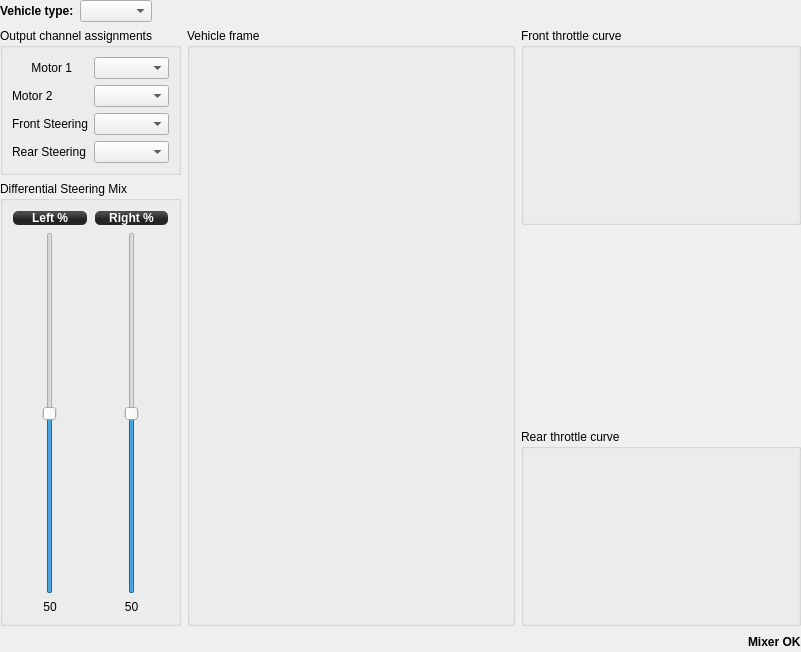
<?xml version="1.0" encoding="UTF-8"?>
<ui version="4.0">
 <class>GroundConfigWidget</class>
 <widget class="QWidget" name="GroundConfigWidget">
  <property name="geometry">
   <rect>
    <x>0</x>
    <y>0</y>
    <width>801</width>
    <height>652</height>
   </rect>
  </property>
  <property name="windowTitle">
   <string>Form</string>
  </property>
  <layout class="QVBoxLayout" name="verticalLayout_10">
   <property name="leftMargin">
    <number>0</number>
   </property>
   <property name="topMargin">
    <number>0</number>
   </property>
   <property name="rightMargin">
    <number>0</number>
   </property>
   <property name="bottomMargin">
    <number>0</number>
   </property>
   <item>
    <layout class="QHBoxLayout" name="horizontalLayout_2">
     <property name="leftMargin">
      <number>0</number>
     </property>
     <property name="topMargin">
      <number>0</number>
     </property>
     <item>
      <widget class="QLabel" name="label_51">
       <property name="sizePolicy">
        <sizepolicy hsizetype="Minimum" vsizetype="Preferred">
         <horstretch>0</horstretch>
         <verstretch>0</verstretch>
        </sizepolicy>
       </property>
       <property name="font">
        <font>
         <weight>75</weight>
         <bold>true</bold>
        </font>
       </property>
       <property name="text">
        <string>Vehicle type:</string>
       </property>
      </widget>
     </item>
     <item>
      <widget class="QComboBox" name="groundVehicleType"/>
     </item>
     <item>
      <spacer name="horizontalSpacer_31">
       <property name="orientation">
        <enum>Qt::Horizontal</enum>
       </property>
       <property name="sizeHint" stdset="0">
        <size>
         <width>40</width>
         <height>20</height>
        </size>
       </property>
      </spacer>
     </item>
    </layout>
   </item>
   <item>
    <layout class="QHBoxLayout" name="horizontalLayout_3">
     <property name="topMargin">
      <number>0</number>
     </property>
     <item>
      <layout class="QVBoxLayout" name="verticalLayout_2">
       <property name="leftMargin">
        <number>0</number>
       </property>
       <item>
        <widget class="QGroupBox" name="groupBox_7">
         <property name="sizePolicy">
          <sizepolicy hsizetype="Minimum" vsizetype="Preferred">
           <horstretch>0</horstretch>
           <verstretch>0</verstretch>
          </sizepolicy>
         </property>
         <property name="minimumSize">
          <size>
           <width>0</width>
           <height>0</height>
          </size>
         </property>
         <property name="maximumSize">
          <size>
           <width>16777215</width>
           <height>16777215</height>
          </size>
         </property>
         <property name="title">
          <string>Output channel assignments</string>
         </property>
         <layout class="QFormLayout" name="formLayout_5">
          <property name="fieldGrowthPolicy">
           <enum>QFormLayout::AllNonFixedFieldsGrow</enum>
          </property>
          <item row="2" column="0">
           <widget class="QLabel" name="gvMotor1Label">
            <property name="minimumSize">
             <size>
              <width>60</width>
              <height>0</height>
             </size>
            </property>
            <property name="text">
             <string>Motor 1</string>
            </property>
            <property name="alignment">
             <set>Qt::AlignRight|Qt::AlignTrailing|Qt::AlignVCenter</set>
            </property>
           </widget>
          </item>
          <item row="2" column="1">
           <widget class="QComboBox" name="gvMotor1ChannelBox">
            <property name="toolTip">
             <string>Select output channel for the first motor</string>
            </property>
           </widget>
          </item>
          <item row="3" column="0">
           <widget class="QLabel" name="gvMotor2Label">
            <property name="enabled">
             <bool>true</bool>
            </property>
            <property name="minimumSize">
             <size>
              <width>60</width>
              <height>0</height>
             </size>
            </property>
            <property name="text">
             <string>Motor 2</string>
            </property>
           </widget>
          </item>
          <item row="3" column="1">
           <widget class="QComboBox" name="gvMotor2ChannelBox">
            <property name="enabled">
             <bool>true</bool>
            </property>
            <property name="toolTip">
             <string>Select output channel for a second motor</string>
            </property>
           </widget>
          </item>
          <item row="4" column="0">
           <widget class="QLabel" name="gvSteering1Label">
            <property name="minimumSize">
             <size>
              <width>60</width>
              <height>0</height>
             </size>
            </property>
            <property name="text">
             <string>Front Steering</string>
            </property>
           </widget>
          </item>
          <item row="4" column="1">
           <widget class="QComboBox" name="gvSteering1ChannelBox">
            <property name="toolTip">
             <string>Select output channel for the first steering actuator</string>
            </property>
           </widget>
          </item>
          <item row="5" column="0">
           <widget class="QLabel" name="gvSteering2Label">
            <property name="minimumSize">
             <size>
              <width>60</width>
              <height>0</height>
             </size>
            </property>
            <property name="text">
             <string>Rear Steering</string>
            </property>
           </widget>
          </item>
          <item row="5" column="1">
           <widget class="QComboBox" name="gvSteering2ChannelBox">
            <property name="toolTip">
             <string>Select output channel for a second steering actuator</string>
            </property>
           </widget>
          </item>
         </layout>
        </widget>
       </item>
       <item>
        <widget class="QGroupBox" name="differentialSteeringMixBox">
         <property name="enabled">
          <bool>true</bool>
         </property>
         <property name="sizePolicy">
          <sizepolicy hsizetype="Minimum" vsizetype="Preferred">
           <horstretch>0</horstretch>
           <verstretch>0</verstretch>
          </sizepolicy>
         </property>
         <property name="title">
          <string>Differential Steering Mix</string>
         </property>
         <layout class="QVBoxLayout" name="verticalLayout_33">
          <item>
           <layout class="QHBoxLayout" name="horizontalLayout_30">
            <item>
             <layout class="QVBoxLayout" name="diffSteering1Layout">
              <item>
               <widget class="QLabel" name="differentialSteeringLabel1">
                <property name="minimumSize">
                 <size>
                  <width>65</width>
                  <height>0</height>
                 </size>
                </property>
                <property name="font">
                 <font>
                  <pointsize>-1</pointsize>
                  <weight>75</weight>
                  <italic>false</italic>
                  <bold>true</bold>
                 </font>
                </property>
                <property name="styleSheet">
                 <string notr="true">background-color: qlineargradient(spread:reflect, x1:0.507, y1:0, x2:0.507, y2:0.772, stop:0.208955 rgba(74, 74, 74, 255), stop:0.78607 rgba(36, 36, 36, 255));
color: rgb(255, 255, 255);
border-radius: 5;
font: bold 12px;
margin:1px;</string>
                </property>
                <property name="text">
                 <string>Left %</string>
                </property>
                <property name="alignment">
                 <set>Qt::AlignCenter</set>
                </property>
               </widget>
              </item>
              <item>
               <widget class="QSlider" name="differentialSteeringSlider1">
                <property name="sizePolicy">
                 <sizepolicy hsizetype="Preferred" vsizetype="MinimumExpanding">
                  <horstretch>0</horstretch>
                  <verstretch>0</verstretch>
                 </sizepolicy>
                </property>
                <property name="maximum">
                 <number>100</number>
                </property>
                <property name="value">
                 <number>50</number>
                </property>
                <property name="orientation">
                 <enum>Qt::Vertical</enum>
                </property>
               </widget>
              </item>
              <item>
               <widget class="QLabel" name="gvDiffSteering1Label">
                <property name="text">
                 <string>50</string>
                </property>
                <property name="alignment">
                 <set>Qt::AlignCenter</set>
                </property>
               </widget>
              </item>
             </layout>
            </item>
            <item>
             <layout class="QVBoxLayout" name="diffSteering2Layout">
              <item>
               <widget class="QLabel" name="differentialSteeringLabel2">
                <property name="minimumSize">
                 <size>
                  <width>65</width>
                  <height>0</height>
                 </size>
                </property>
                <property name="styleSheet">
                 <string notr="true">background-color: qlineargradient(spread:reflect, x1:0.507, y1:0, x2:0.507, y2:0.772, stop:0.208955 rgba(74, 74, 74, 255), stop:0.78607 rgba(36, 36, 36, 255));
color: rgb(255, 255, 255);
border-radius: 5;
font: bold 12px;
margin:1px;</string>
                </property>
                <property name="text">
                 <string>Right %</string>
                </property>
                <property name="alignment">
                 <set>Qt::AlignCenter</set>
                </property>
               </widget>
              </item>
              <item>
               <widget class="QSlider" name="differentialSteeringSlider2">
                <property name="sizePolicy">
                 <sizepolicy hsizetype="Preferred" vsizetype="MinimumExpanding">
                  <horstretch>0</horstretch>
                  <verstretch>0</verstretch>
                 </sizepolicy>
                </property>
                <property name="maximum">
                 <number>100</number>
                </property>
                <property name="value">
                 <number>50</number>
                </property>
                <property name="orientation">
                 <enum>Qt::Vertical</enum>
                </property>
               </widget>
              </item>
              <item>
               <widget class="QLabel" name="gvDiffSteering2Label">
                <property name="text">
                 <string>50</string>
                </property>
                <property name="alignment">
                 <set>Qt::AlignCenter</set>
                </property>
               </widget>
              </item>
             </layout>
            </item>
           </layout>
          </item>
         </layout>
        </widget>
       </item>
      </layout>
     </item>
     <item>
      <widget class="QGroupBox" name="groundframeBox">
       <property name="sizePolicy">
        <sizepolicy hsizetype="Expanding" vsizetype="Expanding">
         <horstretch>0</horstretch>
         <verstretch>0</verstretch>
        </sizepolicy>
       </property>
       <property name="minimumSize">
        <size>
         <width>200</width>
         <height>0</height>
        </size>
       </property>
       <property name="maximumSize">
        <size>
         <width>16777215</width>
         <height>16777215</height>
        </size>
       </property>
       <property name="title">
        <string>Vehicle frame</string>
       </property>
       <layout class="QVBoxLayout" name="vehicleframeBox">
        <property name="leftMargin">
         <number>9</number>
        </property>
        <property name="topMargin">
         <number>9</number>
        </property>
        <property name="rightMargin">
         <number>9</number>
        </property>
        <property name="bottomMargin">
         <number>9</number>
        </property>
        <item>
         <widget class="QGraphicsView" name="groundShape">
          <property name="sizePolicy">
           <sizepolicy hsizetype="Expanding" vsizetype="Expanding">
            <horstretch>0</horstretch>
            <verstretch>0</verstretch>
           </sizepolicy>
          </property>
          <property name="minimumSize">
           <size>
            <width>50</width>
            <height>300</height>
           </size>
          </property>
          <property name="styleSheet">
           <string notr="true">background:transparent</string>
          </property>
          <property name="frameShape">
           <enum>QFrame::NoFrame</enum>
          </property>
          <property name="frameShadow">
           <enum>QFrame::Plain</enum>
          </property>
         </widget>
        </item>
       </layout>
      </widget>
     </item>
     <item>
      <layout class="QVBoxLayout" name="verticalLayout">
       <property name="leftMargin">
        <number>0</number>
       </property>
       <property name="rightMargin">
        <number>0</number>
       </property>
       <item>
        <widget class="QGroupBox" name="gvThrottleCurve1GroupBox">
         <property name="sizePolicy">
          <sizepolicy hsizetype="MinimumExpanding" vsizetype="Expanding">
           <horstretch>0</horstretch>
           <verstretch>0</verstretch>
          </sizepolicy>
         </property>
         <property name="maximumSize">
          <size>
           <width>280</width>
           <height>280</height>
          </size>
         </property>
         <property name="title">
          <string>Front throttle curve</string>
         </property>
         <layout class="QVBoxLayout" name="verticalLayout_36">
          <item>
           <widget class="MixerCurve" name="groundVehicleThrottle1" native="true">
            <property name="sizePolicy">
             <sizepolicy hsizetype="Expanding" vsizetype="Expanding">
              <horstretch>0</horstretch>
              <verstretch>0</verstretch>
             </sizepolicy>
            </property>
            <property name="minimumSize">
             <size>
              <width>0</width>
              <height>0</height>
             </size>
            </property>
            <property name="maximumSize">
             <size>
              <width>16777215</width>
              <height>16777215</height>
             </size>
            </property>
            <property name="sizeIncrement">
             <size>
              <width>0</width>
              <height>0</height>
             </size>
            </property>
            <property name="baseSize">
             <size>
              <width>0</width>
              <height>0</height>
             </size>
            </property>
           </widget>
          </item>
         </layout>
        </widget>
       </item>
       <item>
        <spacer name="verticalSpacer">
         <property name="orientation">
          <enum>Qt::Vertical</enum>
         </property>
         <property name="sizeType">
          <enum>QSizePolicy::MinimumExpanding</enum>
         </property>
         <property name="sizeHint" stdset="0">
          <size>
           <width>20</width>
           <height>2</height>
          </size>
         </property>
        </spacer>
       </item>
       <item>
        <widget class="QGroupBox" name="gvThrottleCurve2GroupBox">
         <property name="sizePolicy">
          <sizepolicy hsizetype="MinimumExpanding" vsizetype="Expanding">
           <horstretch>0</horstretch>
           <verstretch>0</verstretch>
          </sizepolicy>
         </property>
         <property name="maximumSize">
          <size>
           <width>280</width>
           <height>280</height>
          </size>
         </property>
         <property name="title">
          <string>Rear throttle curve</string>
         </property>
         <layout class="QVBoxLayout" name="verticalLayout_37">
          <item>
           <widget class="MixerCurve" name="groundVehicleThrottle2" native="true">
            <property name="sizePolicy">
             <sizepolicy hsizetype="Expanding" vsizetype="Expanding">
              <horstretch>0</horstretch>
              <verstretch>0</verstretch>
             </sizepolicy>
            </property>
            <property name="minimumSize">
             <size>
              <width>0</width>
              <height>0</height>
             </size>
            </property>
            <property name="maximumSize">
             <size>
              <width>16777215</width>
              <height>16777215</height>
             </size>
            </property>
            <property name="sizeIncrement">
             <size>
              <width>0</width>
              <height>0</height>
             </size>
            </property>
            <property name="baseSize">
             <size>
              <width>0</width>
              <height>0</height>
             </size>
            </property>
           </widget>
          </item>
         </layout>
        </widget>
       </item>
      </layout>
     </item>
    </layout>
   </item>
   <item>
    <layout class="QGridLayout" name="gridLayout">
     <property name="sizeConstraint">
      <enum>QLayout::SetDefaultConstraint</enum>
     </property>
     <property name="rightMargin">
      <number>0</number>
     </property>
    </layout>
   </item>
   <item>
    <layout class="QHBoxLayout" name="horizontalLayout_28">
     <item>
      <spacer name="horizontalSpacer_21">
       <property name="orientation">
        <enum>Qt::Horizontal</enum>
       </property>
       <property name="sizeHint" stdset="0">
        <size>
         <width>40</width>
         <height>20</height>
        </size>
       </property>
      </spacer>
     </item>
     <item>
      <widget class="QLabel" name="gvStatusLabel">
       <property name="font">
        <font>
         <weight>75</weight>
         <bold>true</bold>
        </font>
       </property>
       <property name="text">
        <string>Mixer OK</string>
       </property>
      </widget>
     </item>
    </layout>
   </item>
  </layout>
 </widget>
 <customwidgets>
  <customwidget>
   <class>MixerCurve</class>
   <extends>QWidget</extends>
   <header location="global">mixercurve.h</header>
   <container>1</container>
  </customwidget>
 </customwidgets>
 <resources>
  <include location="../coreplugin/core.qrc"/>
 </resources>
 <connections>
  <connection>
   <sender>differentialSteeringSlider1</sender>
   <signal>valueChanged(int)</signal>
   <receiver>gvDiffSteering1Label</receiver>
   <slot>setNum(int)</slot>
   <hints>
    <hint type="sourcelabel">
     <x>124</x>
     <y>126</y>
    </hint>
    <hint type="destinationlabel">
     <x>315</x>
     <y>391</y>
    </hint>
   </hints>
  </connection>
  <connection>
   <sender>differentialSteeringSlider2</sender>
   <signal>valueChanged(int)</signal>
   <receiver>gvDiffSteering2Label</receiver>
   <slot>setNum(int)</slot>
   <hints>
    <hint type="sourcelabel">
     <x>124</x>
     <y>126</y>
    </hint>
    <hint type="destinationlabel">
     <x>390</x>
     <y>391</y>
    </hint>
   </hints>
  </connection>
 </connections>
</ui>
